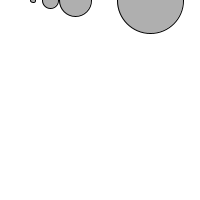
Frame 1 (no input)
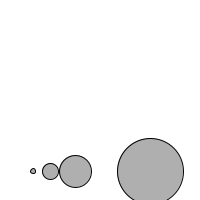
Frame 60 (the mouse pressed at the canvas centre just before this capture)
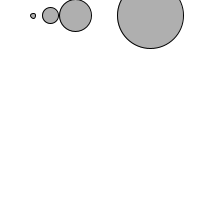
Frame 120 (the mouse held since frame 60 and released just before this capture)

The Processing sketch that drew these frames (run headless with seeded random() and noise(); from frame 60 on, the mouse is pressed at the canvas centre):

// Processing sketch: Day16_1
// ── Day16_1.pde
Ball ball1;
Ball ball2;
Ball ball3;
Ball ball4;

float gravity = 0.1;

void setup(){
  size(200,200);
  ball1 = new Ball(50,0,16);
  ball2 = new Ball(75,0,32);
  ball3 = new Ball(33,0,5);
  ball4 = new Ball(150,0,66); 
}
void draw(){
  background(255);
  ball1.display();
  ball1.update();
  ball2.display();
  ball2.update();
  ball3.display();
  ball3.update();
  ball4.display();
  ball4.update();
}
// ── Ball.pde
class Ball {
  float x;
  float y;
  float speed;
  float w; //size
  
  //Ball constructor
  Ball(float tempX, float tempY, float tempW){
    x = tempX;
    y = tempY;
    w = tempW;
    speed = 0;
}
  void display(){
    fill(175);
    stroke(0);
    ellipse(x,y,w,w);
  }
  void update(){
    y = y + speed;
    speed = speed + gravity;
    if(y>height){
      speed = speed * -0.95;
    }
  }
}
    
    
    
